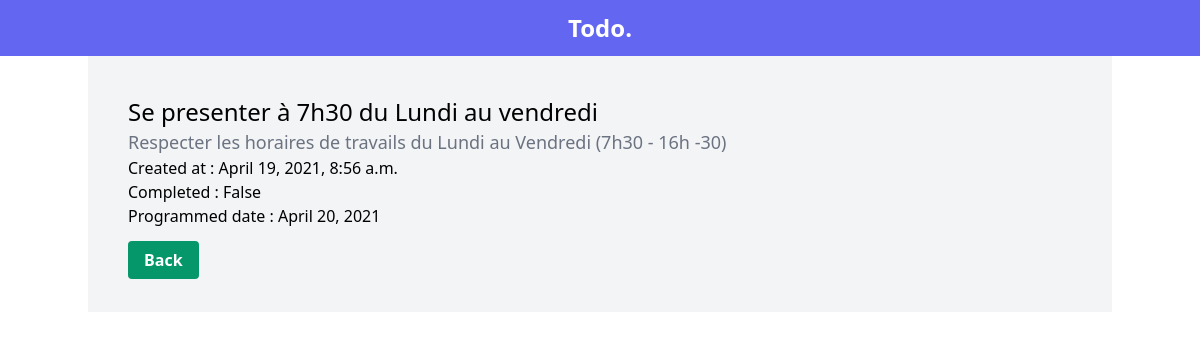
Screenshot of /detail/22 with the database file from the repository.
### todo/models.py (models this page shows, shortened)
class Todo(models.Model):
    title = models.CharField(max_length=255)
    completed = models.BooleanField(default=False)
    posted_date = models.DateTimeField(auto_now_add=True)
    description = models.CharField(max_length=255)
    programmed_date = models.DateField(auto_now=False, auto_now_add=False, default=datetime.datetime.now())

### todo/views.py (the view)
# urls.py: path('detail/<str:pk>', views.detail, name="detail"),
def detail(request, pk):
    todo = Todo.objects.get(id=pk)
    context = {'todo':todo}
    return render(request, "todo/detail.html", context)

### todo/templates/todo/detail.html (shortened to what this page needs)
<!DOCTYPE html>
<html lang="en">
<head>
    <link href="https://unpkg.com/tailwindcss@^2/dist/tailwind.min.css" rel="stylesheet">
</head>
<body>
    <div class="container bg-indigo-500 text-white max-w-full flex justify-around items-center h-14">
        <p class="text-2xl font-bold">Todo.</p>
    </div>
    <div class="container p-10 bg-gray-100 mx-auto my-auto">
        <p class="text-2xl">{{todo.title}}</p>
        <p class="font-extra-light text-gray-500 text-lg">{{todo.description}}</p>
        <p>Created at : {{todo.posted_date}}</p>
        <p class="">Completed : {{todo.completed}}</p>
        <p class="mb-5">Programmed date : {{todo.programmed_date}}</p>
        <a class="bg-green-600 text-white py-2 px-4 font-semibold rounded hover:bg-green-800" href="{% url 'home' %}">Back</a>
    </div>
</body>
</html>

### rows the page displays
Todo: title "Se presenter à 7h30 du Lundi au vendredi", description "Respecter les horaires de travails du Lundi au Vendredi (7h30 - 16h -30)", posted_date "April 19, 2021, 8:56 a.m.", completed "False", programmed_date "April 20, 2021"
